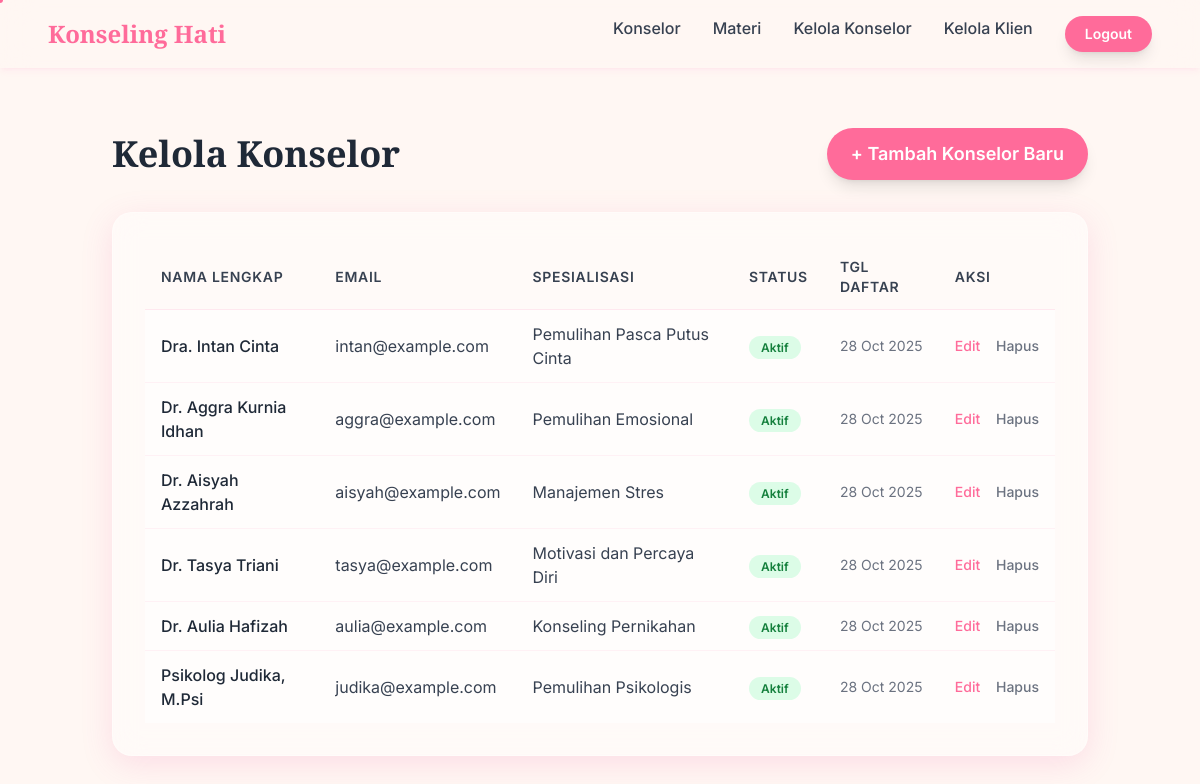
The page /konselor/list.php (signed in) on the database its author committed.
### tables this page shows
CREATE TABLE konselor (
  id_konselor INT AUTO_INCREMENT PRIMARY KEY,
  nama_lengkap VARCHAR(150) NOT NULL,
  email VARCHAR(150) NOT NULL UNIQUE,
  password VARCHAR(255) NOT NULL,
  spesialisasi VARCHAR(150),
  biografi_singkat TEXT,
  foto_profil VARCHAR(255),
  status ENUM('Menunggu Verifikasi','Aktif','Non-Aktif') DEFAULT 'Menunggu Verifikasi',
  created_at DATETIME DEFAULT CURRENT_TIMESTAMP
);

### public/konselor/list.php (the view, shortened to what this page needs)
<?php
include_once '../../config/db_config.php';
include_once '../../templates/header.php';
$sql = "SELECT * FROM konselor ORDER BY created_at DESC";
$result = $conn->query($sql);
?>
<section id="admin-counselor-list" class="py-24 pt-32 bg-pastel-cream min-h-screen">
    <div class="container mx-auto max-w-5xl px-6">
        <div class="flex flex-col md:flex-row justify-between md:items-center mb-8 scroll-reveal">
            <h1 class="font-playfair text-4xl font-bold text-gray-800 text-gradient-love mb-4 md:mb-0">
                Kelola Konselor
            </h1>
            <a href="create.php" class="btn-glow bg-rose-accent text-white font-semibold py-3 px-6 rounded-full text-lg shadow-lg transition-transform duration-300 hover:scale-105 self-start md:self-center">
                + Tambah Konselor Baru
            </a>
        </div>
        <div class="card-glass p-4 md:p-8 shadow-soft-pink scroll-reveal">
            <div class="overflow-x-auto">
                <table class="min-w-full divide-y divide-blush-pink/50">
                    <thead class="">
                        <tr>
                            <th class="py-3 px-4 text-left text-sm font-semibold text-gray-700 uppercase tracking-wider">Nama Lengkap</th>
                            <th class="py-3 px-4 text-left text-sm font-semibold text-gray-700 uppercase tracking-wider">Email</th>
                            <th class="py-3 px-4 text-left text-sm font-semibold text-gray-700 uppercase tracking-wider">Spesialisasi</th>
                            <th class="py-3 px-4 text-left text-sm font-semibold text-gray-700 uppercase tracking-wider">Status</th>
                            <th class="py-3 px-4 text-left text-sm font-semibold text-gray-700 uppercase tracking-wider">Tgl Daftar</th>
                            <th class="py-3 px-4 text-left text-sm font-semibold text-gray-700 uppercase tracking-wider">Aksi</th>
                        </tr>
                    </thead>
                    <tbody class="bg-white/50 divide-y divide-blush-pink/30">
                        <?php if ($result && $result->num_rows > 0):  ?>
                            <?php while($row = $result->fetch_assoc()): ?>
                                <tr class="hover:bg-blush-pink/20 transition-colors duration-200">
                                    <td class="py-3 px-4 text-gray-800 font-medium"><?php echo htmlspecialchars($row['nama_lengkap']); ?></td>
                                    <td class="py-3 px-4 text-gray-700"><?php echo htmlspecialchars($row['email']); ?></td>
                                    <td class="py-3 px-4 text-gray-700"><?php echo htmlspecialchars($row['spesialisasi'] ?? ''); ?></td>
                                    <td class="py-3 px-4">
                                        <?php
                                            $status_class = 'bg-gray-100 text-gray-600';
                                            if ($row['status'] == 'Aktif') $status_class = 'bg-green-100 text-green-700';
                                            echo '<span class="font-semibold ' . $status_class . ' px-3 py-1 rounded-full text-xs">' . htmlspecialchars($row['status']) . '</span>';
                                        ?>
                                    </td>
                                     <td class="py-3 px-4 text-gray-500 text-sm">
                                        <?php
                                            if ($row['created_at']) {
                                                $tgl = new DateTime($row['created_at']);
                                                echo $tgl->format('d M Y');
                                            } else {
                                                echo '-';
                                            }
                                        ?>
                                    </td>
                                    <td class="py-3 px-4 text-sm font-medium space-x-3 whitespace-nowrap">
                                        <a href="edit.php?id=<?php echo $row['id_konselor']; ?>" class="text-rose-accent hover:text-pink-600">Edit</a>
                                        <a href="delete.php?id=<?php echo $row['id_konselor']; ?>"
                                           class="text-gray-500 hover:text-red-600"
                                           onclick="return confirm('Apakah Anda yakin ingin menghapus konselor ini? Tindakan ini tidak dapat diurungkan.');">Hapus</a>
                                    </td>
                                </tr>
                            <?php endwhile; ?>
                        <?php endif; ?>
                    </tbody>
                </table>
            </div>
        </div>
    </div>
</section>
<?php
include_once '../../templates/footer.php';
?>

### assets/css/style.css (style rules this page uses)
body { font-family: 'inter', sans-serif; background-color: #FFF7F3; overflow-x: hidden; }
body.animate-bg { animation: ambient-background 25s infinite ease-in-out; }
.btn-glow { animation: button-glow 3s infinite ease-in-out; }
.scroll-reveal { opacity: 0; transform: translateY(30px); transition: opacity 0.8s ease-out, transform 0.8s ease-out; }
.scroll-reveal.visible { opacity: 1; transform: translateY(0); }
.card-glass { background: rgba(255, 255, 255, 0.4); backdrop-filter: blur(15px); -webkit-backdrop-filter: blur(15px); border: 1px solid rgba(255, 255, 255, 0.3); border-radius: 1.25rem; box-shadow: 0 8px 32px 0 rgba(236, 72, 153, 0.15); transition: all 0.3s ease-in-out; }

### rows shown on the page
konselor: nama_lengkap "Dra. Intan Cinta", email "intan@example.com", spesialisasi "Pemulihan Pasca Putus Cinta", status "Aktif", created_at "28 Oct 2025"
konselor: nama_lengkap "Dr. Aggra Kurnia Idhan", email "aggra@example.com", spesialisasi "Pemulihan Emosional", status "Aktif", created_at "28 Oct 2025"
konselor: nama_lengkap "Dr. Aisyah Azzahrah", email "aisyah@example.com", spesialisasi "Manajemen Stres", status "Aktif", created_at "28 Oct 2025"
konselor: nama_lengkap "Dr. Tasya Triani", email "tasya@example.com", spesialisasi "Motivasi dan Percaya Diri", status "Aktif", created_at "28 Oct 2025"
konselor: nama_lengkap "Dr. Aulia Hafizah", email "aulia@example.com", spesialisasi "Konseling Pernikahan", status "Aktif", created_at "28 Oct 2025"
konselor: nama_lengkap "Psikolog Judika, M.Psi", email "judika@example.com", spesialisasi "Pemulihan Psikologis", status "Aktif", created_at "28 Oct 2025"
